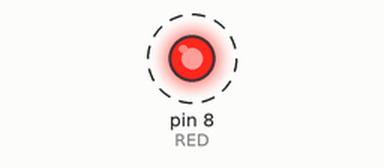
Recording of a sketch running on a simulated Arduino Uno, built with avr-gcc and run on an emulated ATmega328P. On the bench: output pins drawn as LEDs (lit = HIGH). Dashed ring = blinking.

Above: at 0.7 s.
Timing chart, 0 to 3.6 s (numbered marks = the images above):
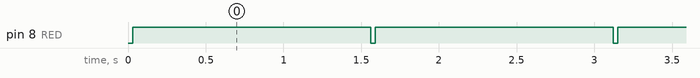

Measured:
- by itself, pin 8 (RED): alternates HIGH for 1.5 s and LOW for 0.03 s

The sketch:

super_turing1.ino
```cpp
int RED = 8;
int brightness = 0;
int fadeAmount = 10;


void setup(){


  pinMode(RED,OUTPUT);

}

void loop(){

  digitalWrite(RED,brightness);
  brightness = brightness+fadeAmount;

  if(brightness <= 0 || brightness >= 255){
    fadeAmount = -fadeAmount;
  }
  delay(30);
}
```
